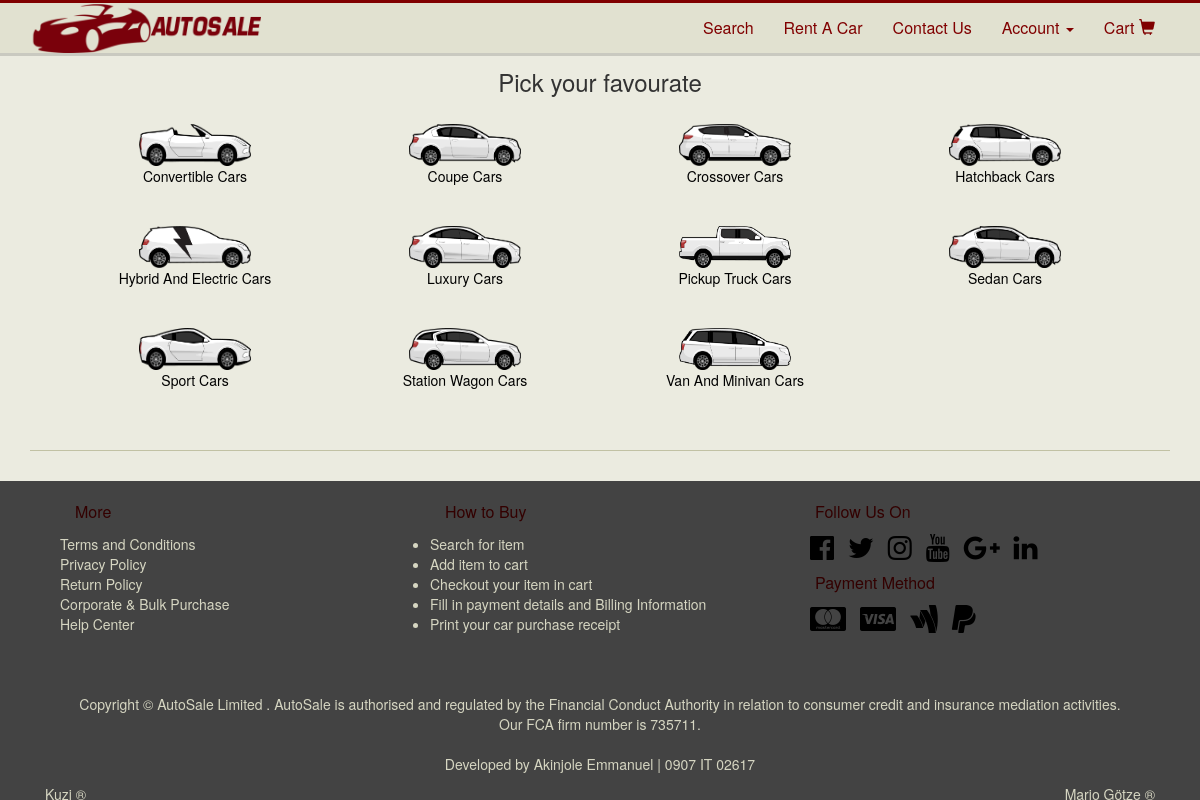
Page /renthp.php on the committed database.
### tables this page shows
CREATE TABLE `rent_cat` (
  `rentcat_id` int(11) NOT NULL,
  `rentcat_name` varchar(225) NOT NULL,
  `rentcat_image` varchar(225) NOT NULL
);

### renthp.php (the view, shortened to what this page needs)
<?php
	include_once "header.php";
?>
<section id="main">
<div class="container">
<div id="showrent" class="container-fluid submain" >
	<div class="tittle col-md-12">Pick your favourate</div>
	<div class="col-md-12" style="margin-top: 25px;">
	<?php
		$sql = "SELECT * FROM `rent_cat` ORDER BY `rent_cat`.`rentcat_name` ASC ";
		$query = mysqli_query($db , $sql);
		while ($fetch = mysqli_fetch_assoc($query)) {
			$id = $fetch['rentcat_id'];
			$rcat_name = $fetch['rentcat_name'];
			$rcat_img = $fetch['rentcat_image'];
			$image = "<img class='rcarlogo' src='assest/img/rent_cat/".$rcat_img ."' />";
			echo"	<div class='col-md-3 col-xs-6 crentbox'>
						<a href='javascript:;' data-value='".$id."' class='rentanchor'>".
							$image."<p id='carloganme'>".$rcat_name." Cars</p>
						</a>
					</div>
				";
		}
	?>
	</div>
</div>
</section>

### style/genstyle.css (style rules this page uses)
body { background: #ebebe0; }
a { text-decoration: none; color: black; }
#main { min-height: 355px; padding-top: 50px; margin-bottom: 10px; }
.tittle { text-align: center; font-size: 24px; font-weight: 500; }
.submain { margin-bottom: 20px; padding-bottom: 20px; border-bottom: 1px solid #c1c1a4; }
#carloganme { text-transform: capitalize; }
.rcarlogo { width: 112px; height: 42px; }
.crentbox { text-align: center; min-height: 102px; padding-bottom: 10px; }
#showrent { margin-top: 15px; }

### rows in the picture
rent_cat: $id 12 (drawn), rentcat_image (picture), rentcat_name "Convertible"
rent_cat: $id 10 (drawn), rentcat_image (picture), rentcat_name "Coupe"
rent_cat: $id 13 (drawn), rentcat_image (picture), rentcat_name "Crossover"
rent_cat: $id 9 (drawn), rentcat_image (picture), rentcat_name "Hatchback"
rent_cat: $id 4 (drawn), rentcat_image (picture), rentcat_name "Hybrid And Electric"
rent_cat: $id 6 (drawn), rentcat_image (picture), rentcat_name "Luxury"
rent_cat: $id 7 (drawn), rentcat_image (picture), rentcat_name "Pickup Truck"
rent_cat: $id 1 (drawn), rentcat_image (picture), rentcat_name "Sedan"
rent_cat: $id 5 (drawn), rentcat_image (picture), rentcat_name "Sport"
rent_cat: $id 11 (drawn), rentcat_image (picture), rentcat_name "Station Wagon"
rent_cat: $id 8 (drawn), rentcat_image (picture), rentcat_name "Van And Minivan"
